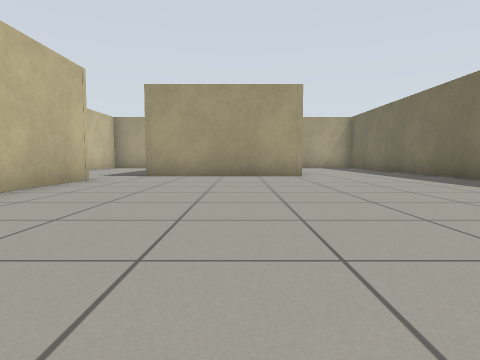
[1] (above)

22 first-person views from a walk through a Gazebo world. The camera is 0.5 m above the floor, tilts 4° down and sees 75° across. The floor is counted in squares, 1 m on a side. Each view is taken from the middle of a square. On the plan, view 1 faces up. The plan holds only what a view shows up to about 9 squares ahead; the rest is blank. The robots in the file are not drawn.

[2]
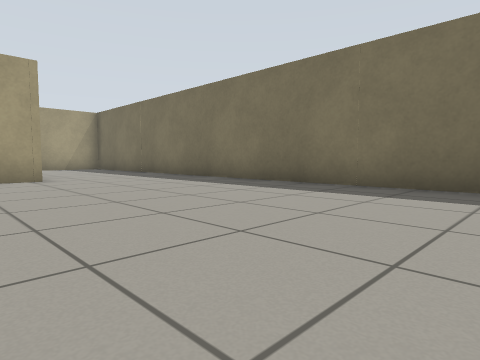

[3]
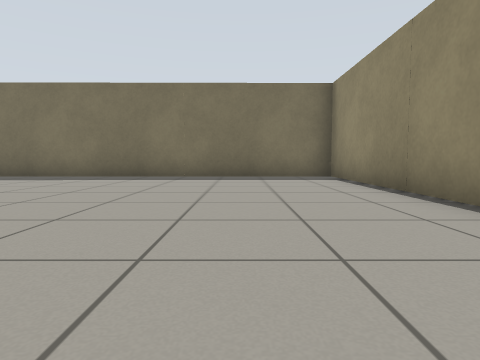

[4]
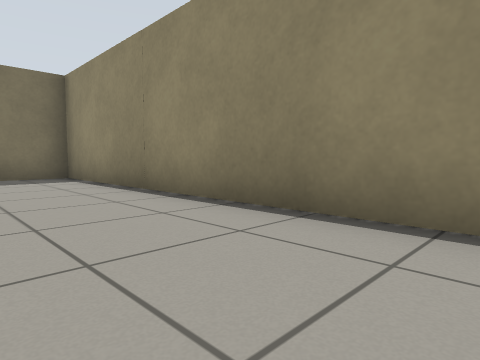

[5]
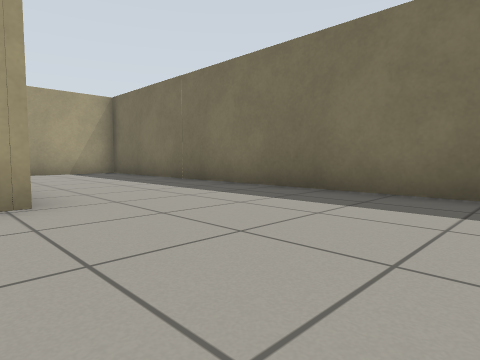

[6]
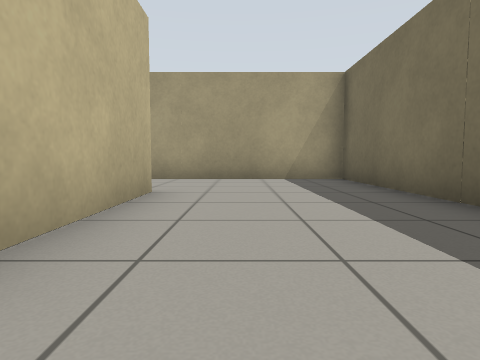

[7]
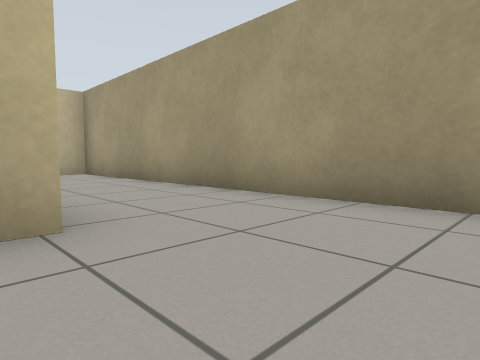

[8]
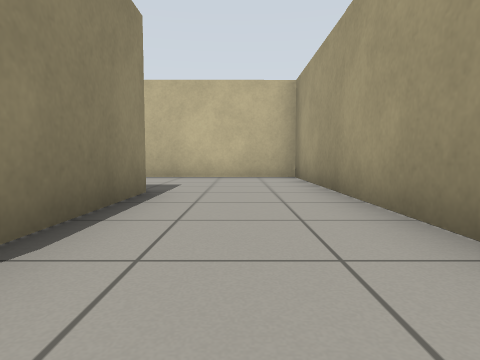

[9]
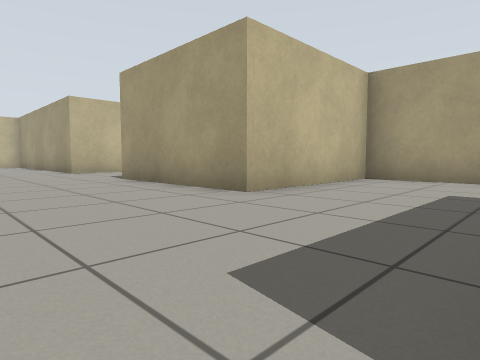

[10]
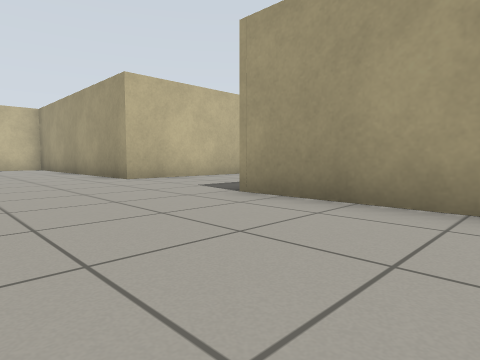

[11]
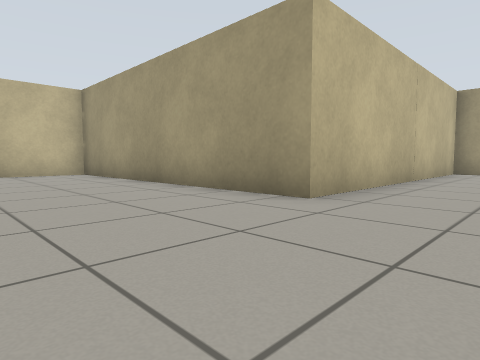

[12]
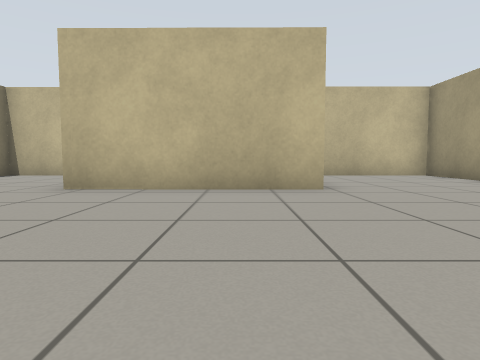

[13]
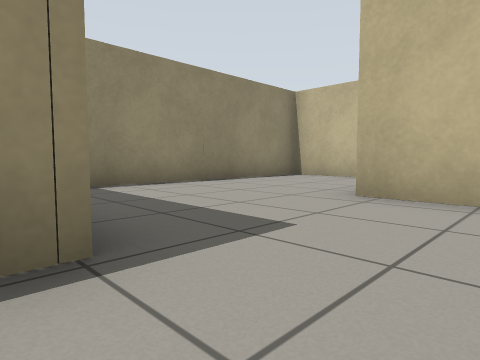

[14]
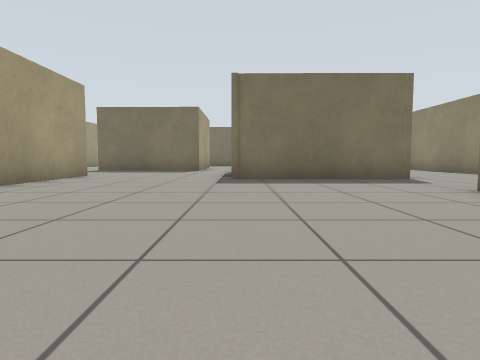

[15]
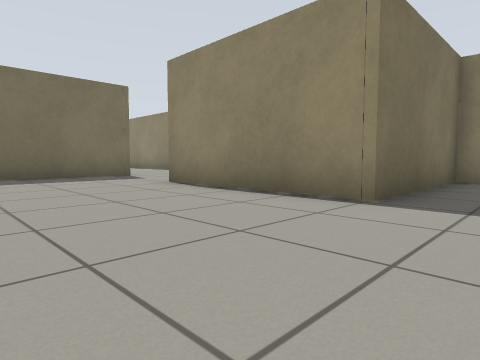

[16]
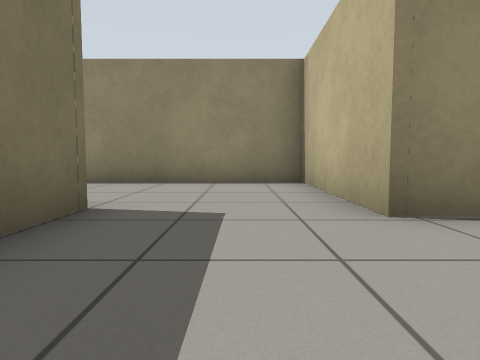

[17]
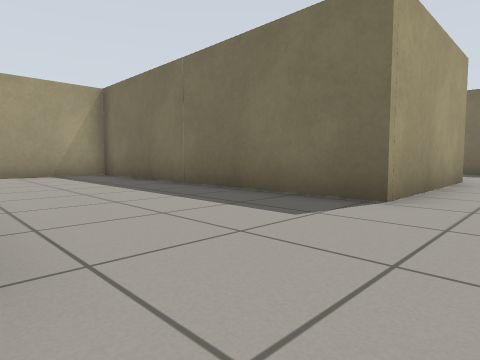

[18]
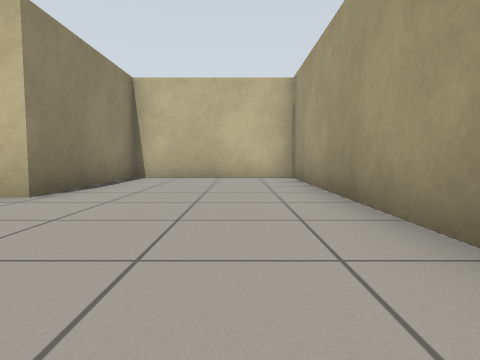

[19]
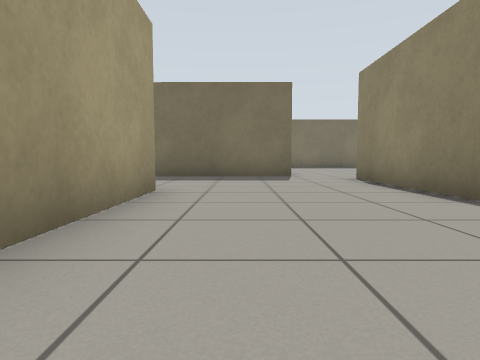

[20]
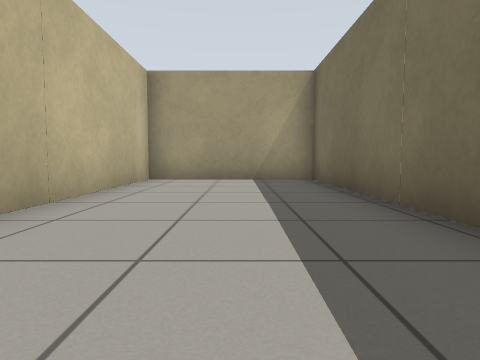

[21]
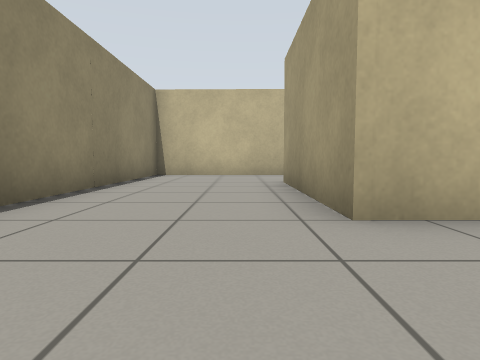

[22]
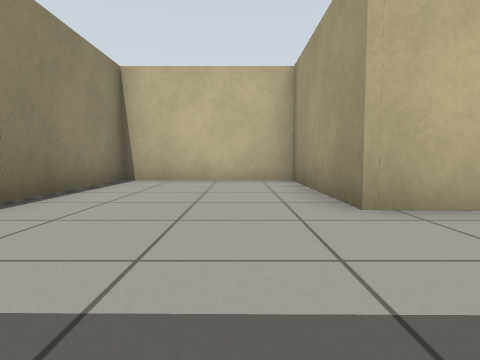

### Floor plan
Points are (right, up) in squares from view 1. A wall is a line through its corners. A room is listed if a view was taken in it or the views show most of it. See-through windows are left out.
Room 1 (views 1, 2, 3, 4, 5, 6, 7, 8, 21)
walls: (1.8, 8.6) (-2.6, 8.6); (-3.5, 7.2) (-3.5, 2.9); (-2.6, 10.5) (-2.6, 12.4); (1.7, 12.6) (1.7, 9.6); (-2.6, 12.6) (0.2, 12.6); (-3.4, -0.5) (5.5, -0.5) (5.5, 15.4) (-6.2, 15.4) (-6.2, 11.3)
ways out: opening at (-4, 1) to room 2; opening at (-4, 9.5) to room 2
Room 2 (views 9, 10, 11, 12, 13, 14, 15, 16, 17, 18, 19, 20, 22)
walls: (-6.2, 11.3) (-10.3, 11.3) (-10.3, 19.3) (-14.2, 19.3) (-14.1, 11.3) (-22, 11.3) (-22, 7.2) (-17.9, 7.2) (-18, 3.2) (-22, 3.2) (-22, -0.5) (-15.9, -0.5); (-15, -0.5) (-14.6, -0.5) (-14.6, 3.4) (-10.3, 3.4) (-10.3, -0.5) (-3.4, -0.5); (-3.5, 2.9) (-7.5, 2.9) (-7.4, 7.2) (-3.5, 7.2); (-2.6, 8.6) (-2.6, 10.5)
ways out: opening at (-4, 1) to room 1; opening at (-4, 9.5) to room 1

Positions as (right, up) in squares from view 1, and headings:
1: (0, 0), facing up
2: (0, 1), facing up-right
3: (-3, 2), facing right
4: (-3, 2), facing down-right
5: (1, 5), facing up-right
6: (3, 8), facing up
7: (4, 12), facing up-left
8: (2, 14), facing left
9: (-3, 8), facing up-left
10: (-7, 8), facing up-left
11: (-12, 8), facing up-left
12: (-13, 6), facing left
13: (-14, 5), facing down-left
14: (-15, 7), facing right
15: (-16, 7), facing down-right
16: (-9, 6), facing down
17: (-14, 10), facing up-right
18: (-14, 10), facing left
19: (-11, 10), facing right
20: (-12, 12), facing up
21: (-1, 2), facing left
22: (-15, 2), facing left
